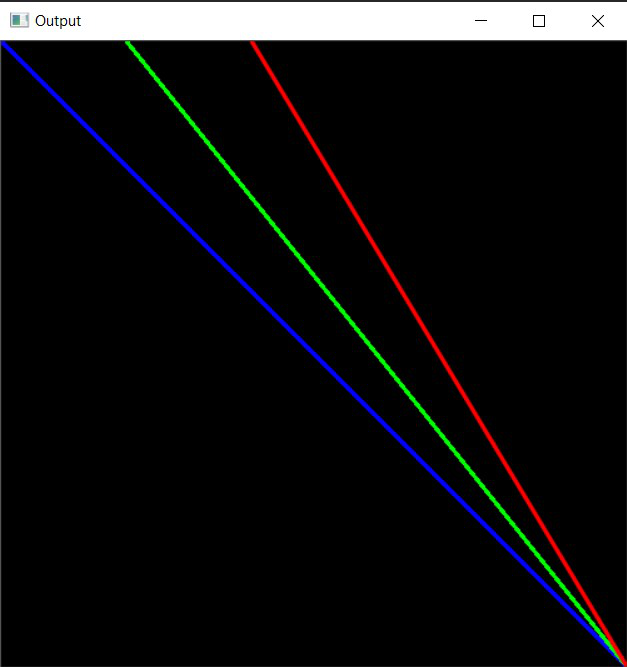
#> input picture assets/line.jpg, 627 x 667 px, found by its file name
$ python edgeAndLine.py
#> lines starting #> are read from the running program, lines starting #| are printed output that depends on the picture; after the words box and inside, x2 and y2 are one past the last pixel; in counts of white or black regions, pixels touching at a corner belong together
import cv2
import numpy as np

img = cv2.imread('/home/swornimstha/Desktop/backup/backups/python/opencv/assets/line.jpg')
#> img is the input picture: shape (667, 627, 3); mean B, G, R 17.6, 17, 17
img = cv2.resize(img,(0,0),fx = 0.5,fy = 0.5)
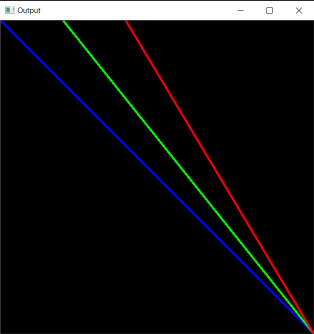
#> img: shape (334, 314, 3); mean B, G, R 17.6, 17.1, 17.1
cv2.imshow('image',img)
edge = cv2.Canny(img,75,150)
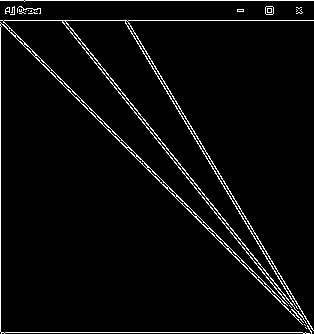
#> edge: shape (334, 314); 3.9% white in thin lines or dots
gray = cv2.cvtColor(img,cv2.COLOR_BGR2GRAY)
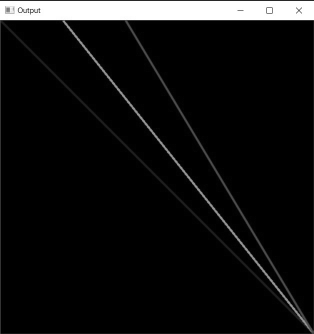
#> gray: shape (334, 314); min 0, max 255, mean 17.1
lines = cv2.HoughLinesP(edge,1,np.pi/180,150)
#> lines = 22 rows, first 6: [2, 20, 287, 305], [5, 332, 302, 332], [0, 22, 302, 324], [25, 0, 313, 0], [4, 20, 126, 20], [125, 22, 297, 308]
cv2.imshow('image',gray)
# [7 lines of commented-out code are left out]

if lines is not None:
    for line in lines:
        x1,y1,x2,y2 = line[0]
        cv2.line(img,(x1,y1),(x2,y2),(0,255,0),2)
#> this loop made 22 passes
#> (x1, y1, x2, y2) on passes 1 to 12: (2, 20, 287, 305), (5, 332, 302, 332), (0, 22, 302, 324), (25, 0, 313, 0), (4, 20, 126, 20), (125, 22, 297, 308), (158, 73, 159, 74), (0, 331, 0, 27), (217, 171, 219, 174), (229, 191, 231, 194), (160, 75, 217, 170), (101, 66, 137, 111)
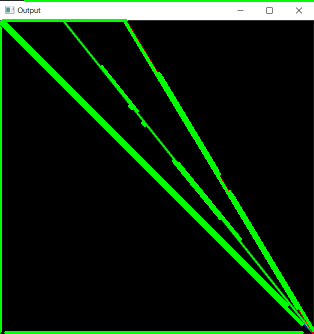
#> img: shape (334, 314, 3); 7.35% of pixels changed, all inside (x1, y1, x2, y2) = (0, 0, 314, 334)

    cv2.imshow("lines",img)
    cv2.waitKey(0)
    cv2.destroyAllWindows()
else:
    print("No lines detected")
